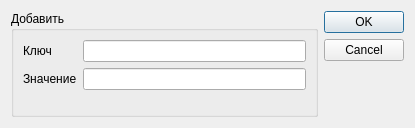
<?xml version="1.0" encoding="UTF-8"?>
<ui version="4.0">
 <class>AddItemWindow</class>
 <widget class="QDialog" name="AddItemWindow">
  <property name="geometry">
   <rect>
    <x>0</x>
    <y>0</y>
    <width>415</width>
    <height>128</height>
   </rect>
  </property>
  <property name="windowTitle">
   <string>Dialog</string>
  </property>
  <layout class="QHBoxLayout" name="horizontalLayout">
   <item>
    <widget class="QGroupBox" name="groupBox">
     <property name="title">
      <string>Добавить</string>
     </property>
     <layout class="QHBoxLayout" name="horizontalLayout_2">
      <item>
       <layout class="QFormLayout" name="formLayout">
        <item row="0" column="0">
         <widget class="QLabel" name="label">
          <property name="text">
           <string>Ключ</string>
          </property>
         </widget>
        </item>
        <item row="1" column="0">
         <widget class="QLabel" name="label_2">
          <property name="text">
           <string>Значение</string>
          </property>
         </widget>
        </item>
        <item row="0" column="1">
         <widget class="QLineEdit" name="lineEdit"/>
        </item>
        <item row="1" column="1">
         <widget class="QLineEdit" name="lineEdit_2"/>
        </item>
       </layout>
      </item>
     </layout>
    </widget>
   </item>
   <item>
    <widget class="QDialogButtonBox" name="buttonBox">
     <property name="orientation">
      <enum>Qt::Vertical</enum>
     </property>
     <property name="standardButtons">
      <set>QDialogButtonBox::Cancel|QDialogButtonBox::Ok</set>
     </property>
    </widget>
   </item>
  </layout>
 </widget>
 <resources/>
 <connections>
  <connection>
   <sender>buttonBox</sender>
   <signal>accepted()</signal>
   <receiver>AddItemWindow</receiver>
   <slot>accept()</slot>
   <hints>
    <hint type="sourcelabel">
     <x>248</x>
     <y>254</y>
    </hint>
    <hint type="destinationlabel">
     <x>157</x>
     <y>274</y>
    </hint>
   </hints>
  </connection>
  <connection>
   <sender>buttonBox</sender>
   <signal>rejected()</signal>
   <receiver>AddItemWindow</receiver>
   <slot>reject()</slot>
   <hints>
    <hint type="sourcelabel">
     <x>316</x>
     <y>260</y>
    </hint>
    <hint type="destinationlabel">
     <x>286</x>
     <y>274</y>
    </hint>
   </hints>
  </connection>
 </connections>
</ui>
